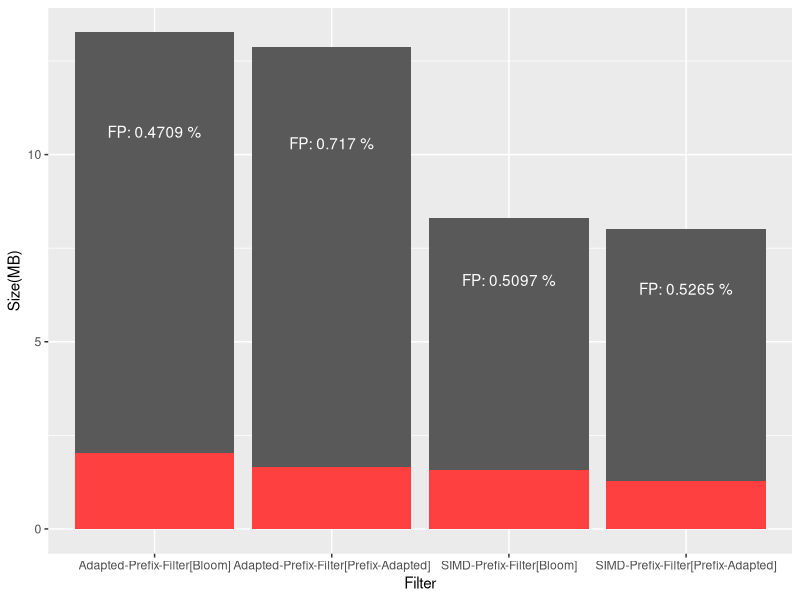

Source code (R):
library(tidyverse)

fp_rates_table <- read_csv("tables/fp_rates.csv")


fp_rates_table <- fp_rates_table |>
  mutate(size_in_mbytes=size_in_bytes / 10**6) |>
  mutate(spare_size_in_mbytes= spare_size_in_bytes/10**6) |>
  mutate(fp_rate_in_percent= fp_rate*100)

fp_bar_graph <- fp_rates_table |>
  ggplot(aes(x = name, y=size_in_mbytes)) +
  geom_col() +
  geom_col(aes(x = name, y = spare_size_in_mbytes), fill="brown1") +
  geom_text(aes(label=paste("FP:", fp_rate_in_percent, "%")), position=position_stack(vjust=.8), color="white") +
  labs(x = "Filter", y = "Size(MB)") 

fp_bar_graph
